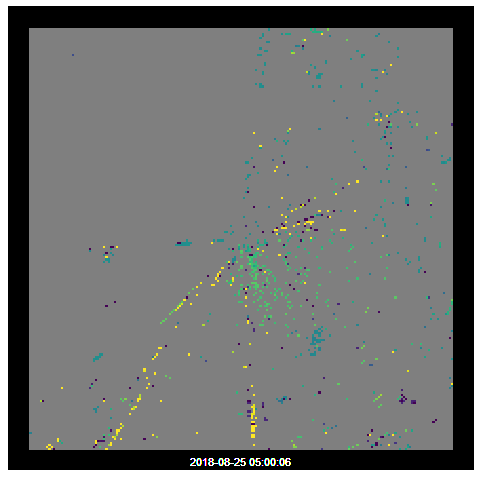
#> input picture data/1314--20180825-050006_VRADH.tiff, 480 x 480 px, given in place of ., which was not available
$ python -i preprocessing.py   (imports and definitions only)
#> lines starting #> are read from the running program, lines starting #| are printed output that depends on the picture; pictures that were not available may be replaced by others from this repository, and a replacement may not be noted
import glob
from datetime import datetime
import re
import os
from pathlib import Path
from PIL import Image
import numpy as np
import matplotlib.pyplot as plt
from datetime import datetime
import cv2
from tqdm import tqdm


def load_files():
    # [4 lines of commented-out code are left out]
    test_files_n_ramon_autumn = glob.glob(r'/mnt/storage/bird_data/image_data_and_labels/Data_github/test/Ramon_flocks/*/*/*/*_VRADH.tiff')
    # test_files_n_meron_autumn = glob.glob(r'C:\Users\asdds\Documents\ilya\work\Knafei_Silon\UNET-flocks-detection-main\train_test\Data_github/test/meron_flocks/*/*/*/*_VRADH.tiff')
    # test_files_n_dagan_autumn = glob.glob(r"C:\Users\asdds\Documents\ilya\work\Knafei_Silon\UNET-flocks-detection-main\train_test\new data\*\flocks\DAGAN\2018\09\08.09.2018\*.tiff")
    # test_files_n_ramon_spring = glob.glob(r"C:\Users\asdds\Documents\ilya\work\Knafei_Silon\UNET-flocks-detection-main\train_test\new data\*\flocks\RAMON\2018\04\03.04.2018\*.tiff")
    test_files_ramon_autumn = sorted(test_files_n_ramon_autumn,key=lambda file: datetime.strptime(re.search('--(.*)_', os.path.basename(file)).group(1).replace('-', ' '), '%Y%m%d %H%M%S'))
    # [9 lines of commented-out code are left out]
    return (test_files_ramon_autumn,)


def create_early_image_2(files, file, minuts=7,sz=(256,256),box=(29, 29, 450, 450)):
    """
    :param files: list of order images
    :param file: we check for previous images for this specific file
    :param minuts: we will add the previous images only if the gap of time between each two images
                   is less than the minuts parametr

    :return: the image concatenate to the previous images we found
    """
    # current scan
    time = datetime.strptime(re.search('--(.*)_', os.path.basename(file)).group(1).replace('-', ' '), '%Y%m%d %H%M%S')
    index = files.index(file)


    # first previous scan
    time_prev = datetime.strptime(re.search('--(.*)_', os.path.basename(files[index - 1])).group(1).replace('-', ' '), '%Y%m%d %H%M%S')
    file_prev = files[index - 1]
    delta = (time - time_prev).seconds / 60
    if delta < minuts:  # make sure the previous scan didn't happen too long ago
        image_prev = Image.open(file_prev)
        image_prev = image_prev.crop(box)
        image_prev = image_prev.resize(sz)
        image_prev = np.array(image_prev)


        # second previous scan
        time_prev_2 = datetime.strptime(re.search('--(.*)_', os.path.basename(files[index - 2])).group(1).replace('-', ' '), '%Y%m%d %H%M%S')
        file_prev_2 = files[index - 2]
        delta_2 = (time_prev - time_prev_2).seconds / 60
        if delta_2 < minuts:
            image_prev_2 = Image.open(file_prev_2)
            image_prev_2 = image_prev_2.crop(box)
            image_prev_2 = image_prev_2.resize(sz)
            image_prev_2 = np.array(image_prev_2)

            # stack two previous images
            image_prev_all = np.concatenate((image_prev, image_prev_2), axis=2)
        else:
            image_prev_all = []


    else:
        image_prev_all = []

    return image_prev_all


def Preprocessor(files, sz=(256,256),box=(29, 29, 450, 450)):  # returns a tensor with a ready input for the model from the image files
#> called with files = '../data/1314--20180825-050006_VRADH.tiff', sz = (256, 256), box = (29, 29, 450, 450)
    images = []
    test_y = []
    indices = []
    for i, f in tqdm(enumerate(files)):
        # open and preprocess the current raw image
        raw = Image.open(f)
#> raw is the input picture: PIL image 480x480 RGB; mean R, G, B 114, 115.3, 114.3
        raw = raw.crop(box)
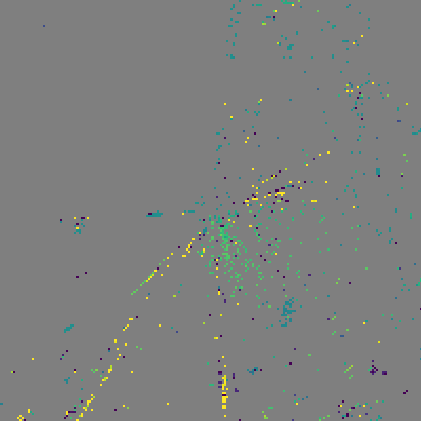
#> raw: PIL image 421x421 RGB; mean R, G, B 126.1, 127.6, 126.5
        raw = raw.resize(sz)
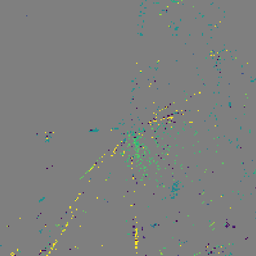
#> raw: PIL image 256x256 RGB; mean R, G, B 126.1, 127.7, 126.5
        img = np.array(raw)

        # create and stack previous 2 scans for each image. if there are less than 2 scans available, discard the image.
        prev_img = create_early_image_2(files, f)
        if len(prev_img) == 0:
            continue
        else:
            img = np.concatenate((img, prev_img), axis=2)

        # stack all 3 images into the tensor
        images.append(img)


        # get the masks. Note that masks are png files
        f_path = os.path.dirname(f)
        num_f = str(int(os.path.basename(f).split('-')[0]))
        mask_file = [i for i in os.listdir(f_path) if os.path.isfile(os.path.join(f_path, i)) and
                     num_f == (os.path.basename(i).split('-')[0]) and '.png' in i]
        if len(mask_file) == 0:
            mask = np.zeros((256, 256))
        else:
            mask_file = str(mask_file)[2:-2]
            mask_path = os.path.join(f_path, mask_file)
            mask = Image.open(mask_path)
            mask = np.asarray(mask)
            if mask.shape == (480, 480, 2):
                tempmask = mask[:,:,1].copy()
                tempmask[mask[:,:,1] != 0] = 0
                tempmask[mask[:,:,1] == 0] = 255
                tempmask = tempmask + mask[:,:,0]
                tempmask[tempmask != 0] = 255
                mask = tempmask
            mask = Image.fromarray(mask)
            mask = mask.crop(box)
            mask = np.array(mask.resize(sz))

            mask[mask != 0] = 255

        test_y.append(mask)

        indices.append(i)

    return np.array(images) / 255, np.array(test_y), indices

#> (the run stopped early here; a loop or call above may not have finished)

$ run again, on data/1314--20180825-050301_VRADH.tiff
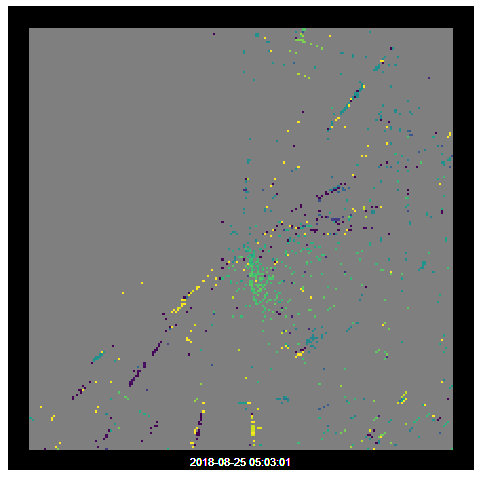
#> input picture data/1314--20180825-050301_VRADH.tiff, 480 x 480 px, given in place of ., which was not available
#> in Preprocessor, raw is the input picture: PIL image 480x480 RGB; mean R, G, B 113.9, 115, 114.3
#> in Preprocessor, `raw = raw.crop(box)`:
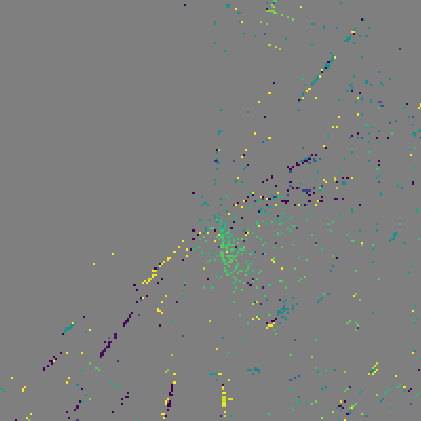
#> raw: PIL image 421x421 RGB; mean R, G, B 126, 127.4, 126.4
#> in Preprocessor, `raw = raw.resize(sz)`:
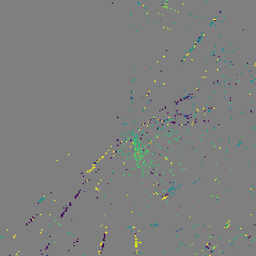
#> raw: PIL image 256x256 RGB; mean R, G, B 126, 127.4, 126.4
